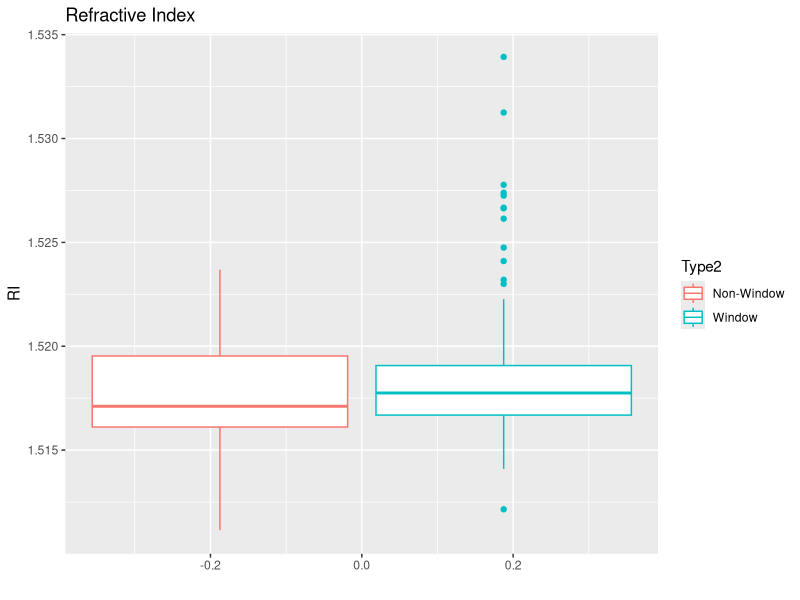
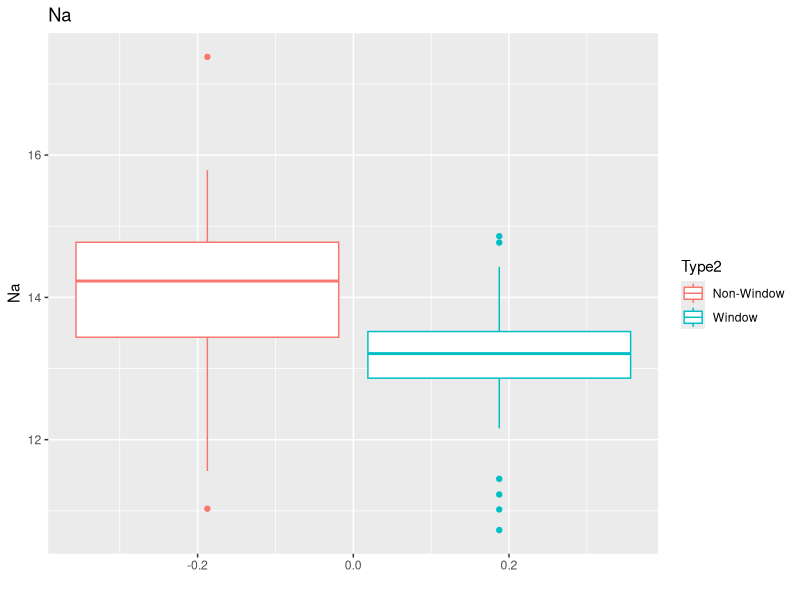
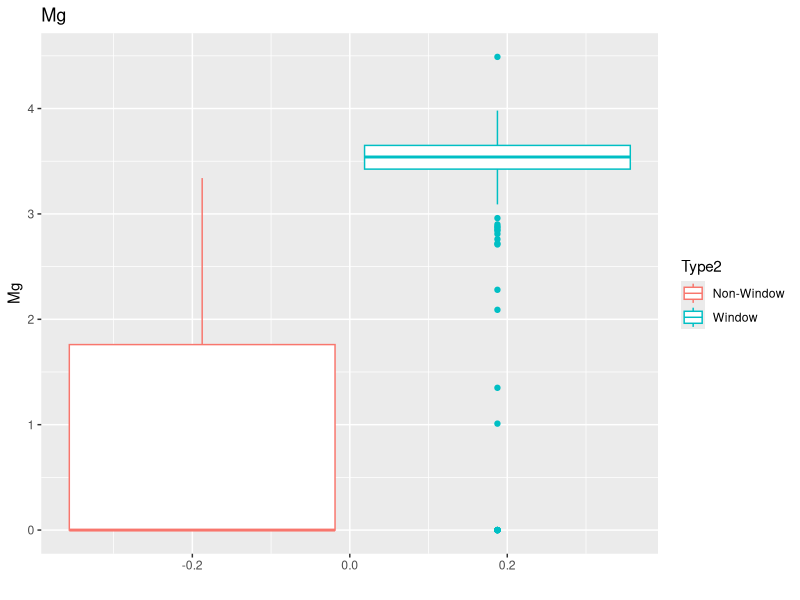
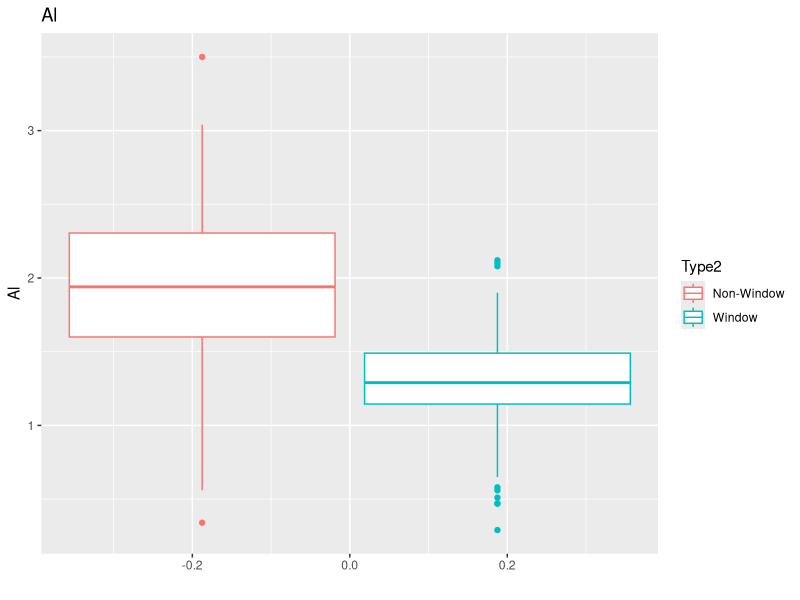
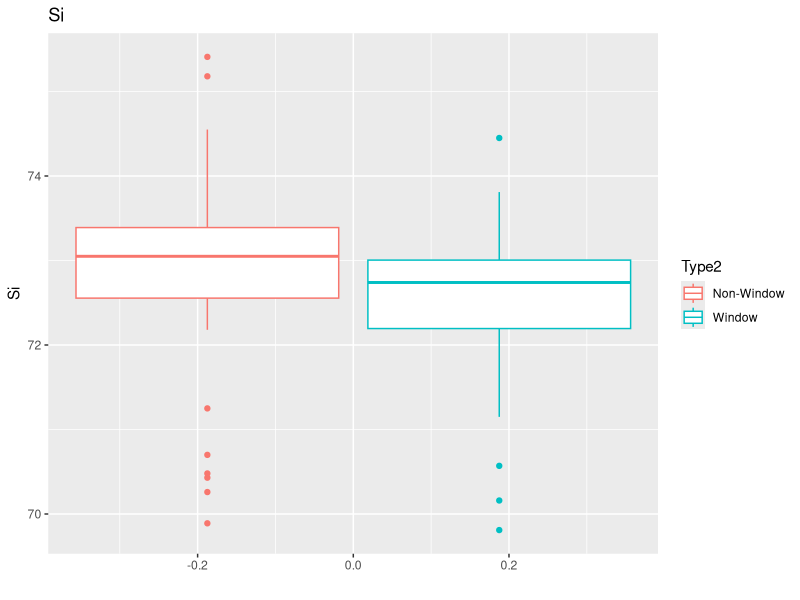
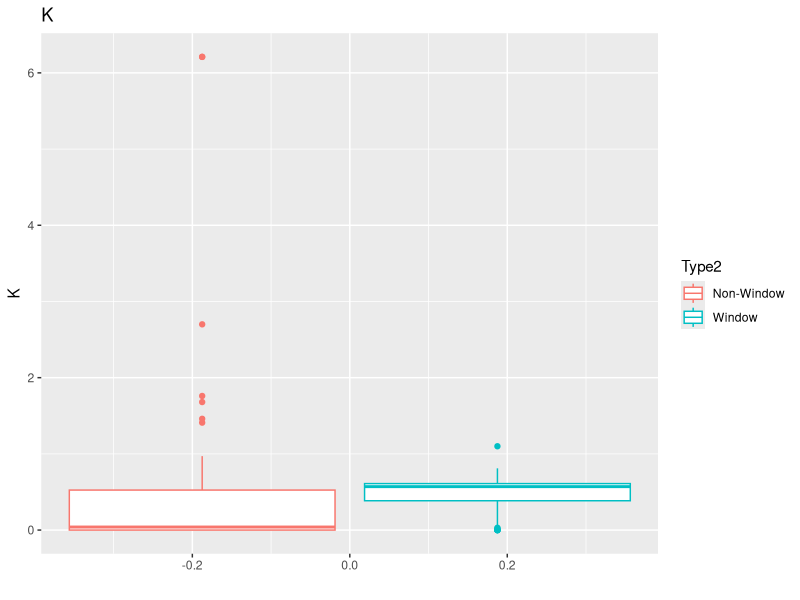
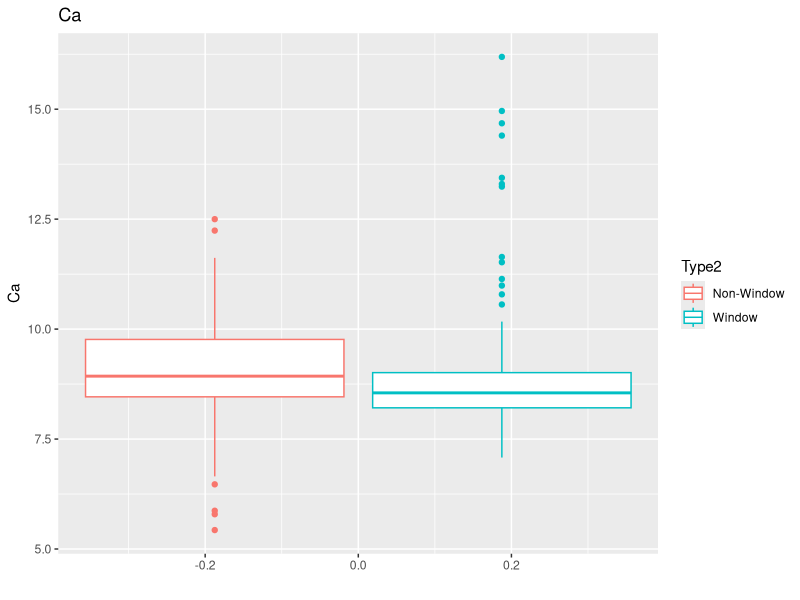
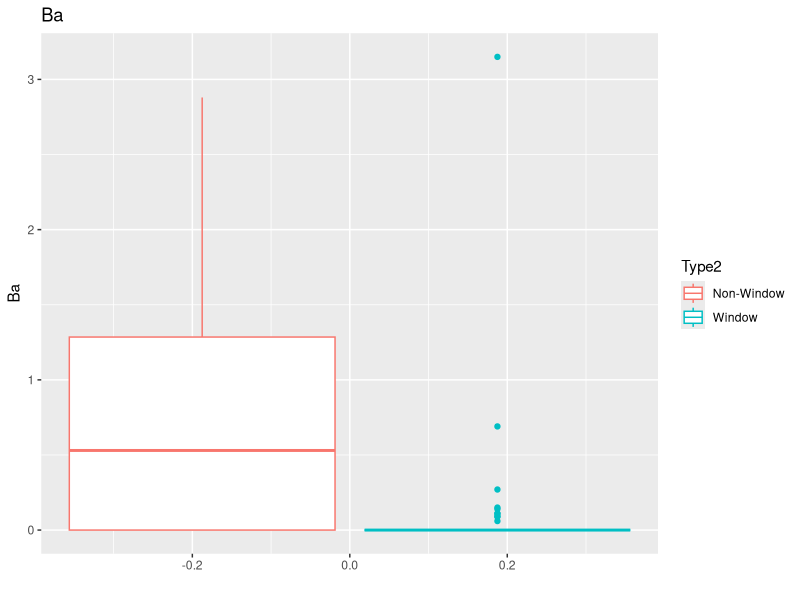

These charts were generated, in order, by the following R code:
## ---- chunk 1
knitr::opts_chunk$set(echo = TRUE)
## ---- chunk 2
library(mlbench)
data(Glass)
library(ggplot2)
library(class)
library(caret)
library(e1071)
library(dplyr)
## ---- chunk 3
Glass$Type2 <- as.factor(c(rep('Window', 163), rep('Non-Window', 51)))
## ---- chunk 4
qplot(data = Glass, y = RI, color = Type2, geom = "boxplot", main = "Refractive Index")
## ---- chunk 5
qplot(data = Glass, y = Na, color = Type2, geom = "boxplot", main = "Na")
## ---- chunk 6
qplot(data = Glass, y = Mg, color = Type2, geom = "boxplot", main = "Mg")
## ---- chunk 7
qplot(data = Glass, y = Al, color = Type2, geom = "boxplot", main = "Al")
## ---- chunk 8
qplot(data = Glass, y = Si, color = Type2, geom = "boxplot", main = "Si")
## ---- chunk 9
qplot(data = Glass, y = K, color = Type2, geom = "boxplot", main = "K")
## ---- chunk 10
qplot(data = Glass, y = Ca, color = Type2, geom = "boxplot", main = "Ca")
## ---- chunk 11
qplot(data = Glass, y = Ba, color = Type2, geom = "boxplot", main = "Ba")
## ---- chunk 12
qplot(data = Glass, y = Fe, color = Type2, geom = "boxplot", main = "Fe")
## ---- chunk 13
set.seed(42)
# Stratified sampling
test <- createDataPartition(Glass$Type2, p=0.25, list = FALSE)

pred_knn <- knn(train = Glass[-test, "Mg", drop = FALSE],
                test = Glass[test, "Mg", drop = FALSE],
                
                cl = Glass[-test, "Type2"],
                k = 1)

table(pred_knn, Real = Glass[test, "Type2"])
mean(pred_knn == Glass[test, "Type2"])
## ---- chunk 14
set.seed(42)

trControl <- trainControl(method  = "cv",
                          number  = 12,
                          savePredictions = TRUE)
fit <- train(Type2 ~ Mg,
             method     = "knn",
             tuneGrid   = expand.grid(k = 1:20),
             trControl  = trControl,
             metric     = "Accuracy",
             data       = Glass)
## ---- chunk 15
fit
## ---- chunk 16
plot(fit)
## ---- chunk 17
Sensitivity = NULL
Specifity = NULL
Precision = NULL
for(i in 1:20){
  one <- fit$pred %>% filter(k == i)
  Sensitivity <- c(Sensitivity, confusionMatrix(one$obs, one$pred)$byClass[1])
  Specifity <- c(Specifity, confusionMatrix(one$obs, one$pred)$byClass[2])
  Precision <- c(Precision, confusionMatrix(one$obs, one$pred)$byClass[5])
}
confusion <- data.frame(Sensitivity, Specifity, Precision, k = (1:20))
## ---- chunk 18
confusion
## ---- chunk 19
ggplot(confusion, aes(x = k, y = Sensitivity)) +
  geom_line()
## ---- chunk 20
ggplot(confusion, aes(x = k, y =  Specifity)) +
  geom_line()
## ---- chunk 21
ggplot(confusion, aes(x = k, y = Precision)) +
  geom_line()
## ---- chunk 22
set.seed(42)
pred_knn <- knn(train = Glass[-test, c("Mg","Al","Ba")],
                test = Glass[test, c("Mg","Al","Ba")],
                
                cl = Glass[-test, "Type2"],
                k = 1)

table(pred_knn, Real = Glass[test, "Type2"])
mean(pred_knn == Glass[test, "Type2"])
## ---- chunk 23
set.seed(42)

trControl <- trainControl(method  = "cv",
                          number  = 12,
                          savePredictions = TRUE)

fit <- train(Type2 ~ Mg + Al + Ba,
             method     = "knn",
             tuneGrid   = expand.grid(k = 1:20),
             trControl  = trControl,
             metric     = "Accuracy",
             data       = Glass)
## ---- chunk 24
fit
## ---- chunk 25
plot(fit)
## ---- chunk 26
Sensitivity = NULL
Specifity = NULL
Precision = NULL
for(i in 1:20){
  one <- fit$pred %>% filter(k == i)
  Sensitivity <- c(Sensitivity, confusionMatrix(one$obs, one$pred)$byClass[1])
  Specifity <- c(Specifity, confusionMatrix(one$obs, one$pred)$byClass[2])
  Precision <- c(Precision, confusionMatrix(one$obs, one$pred)$byClass[5])
}
confusion <- data.frame(Sensitivity, Specifity, Precision, k = (1:20))
## ---- chunk 27
confusion
## ---- chunk 28
ggplot(confusion, aes(x = k, y = Sensitivity)) +
  geom_line()
## ---- chunk 29
ggplot(confusion, aes(x = k, y =  Specifity)) +
  geom_line()
## ---- chunk 30
ggplot(confusion, aes(x = k, y = Precision)) +
  geom_line()
## ---- chunk 31
set.seed(42)
pred_knn <- knn(train = Glass[-test, c("RI","Na","Mg" ,"Al","Si", "K", "Ca","Ba","Fe")],
                test = Glass[test, c("RI","Na","Mg" ,"Al","Si", "K", "Ca","Ba","Fe")],
                
                cl = Glass[-test, "Type2"],
                k = 1)

table(pred_knn, Real = Glass[test, "Type2"])
mean(pred_knn == Glass[test, "Type2"])
## ---- chunk 32
set.seed(42)

trControl <- trainControl(method  = "cv",
                          number  = 12, 
                          savePredictions = TRUE)

fit <- train(Type2 ~ RI + Na + Mg + Al + Si + K + Ca + Ba + Fe,
             method     = "knn",
             tuneGrid   = expand.grid(k = 1:20),
             trControl  = trControl,
             metric     = "Accuracy",
             data       = Glass)
fit
## ---- chunk 33
plot(fit)
## ---- chunk 34
Sensitivity = NULL
Specifity = NULL
Precision = NULL
for(i in 1:20){
  one <- fit$pred %>% filter(k == i)
  Sensitivity <- c(Sensitivity, confusionMatrix(one$obs, one$pred)$byClass[1])
  Specifity <- c(Specifity, confusionMatrix(one$obs, one$pred)$byClass[2])
  Precision <- c(Precision, confusionMatrix(one$obs, one$pred)$byClass[5])
}
confusion <- data.frame(Sensitivity, Specifity, Precision, k = (1:20))
## ---- chunk 35
confusion
## ---- chunk 36
ggplot(confusion, aes(x = k, y = Sensitivity)) +
  geom_line()
## ---- chunk 37
ggplot(confusion, aes(x = k, y =  Specifity)) +
  geom_line()
## ---- chunk 38
ggplot(confusion, aes(x = k, y = Precision)) +
  geom_line()
## ---- chunk 39
pca.result <- prcomp(Glass[-test,-c(10:11)], scale=T)
train.pca <- pca.result$x
test.pca <- predict(pca.result, Glass[test,-c(10:11)])

k <- NULL
accuracy <- NULL
set.seed(42)
for (i in 1:20){
  pred_knn <- knn(train.pca, test.pca, Glass[-test, "Type2"], k=i)
  accuracy <- c(accuracy, mean(pred_knn == Glass[test, "Type2"]))
  k <- c(k, i)
}
result <- data.frame('k' = k, 'Accuracy' = accuracy)

## ---- chunk 40
result
## ---- chunk 41
plot(result, type = 'l')
## ---- chunk 42
Sensitivity = NULL
Specifity = NULL
Precision = NULL
set.seed(42)
for (i in 1:20){
  pred_knn <- knn(train.pca, test.pca, Glass[-test, "Type2"], k=i)
  actual <- Glass[test, "Type2"]
  Sensitivity <- c(Sensitivity, confusionMatrix(actual, pred_knn)$byClass[1])
  Specifity <- c(Specifity, confusionMatrix(actual, pred_knn)$byClass[2])
  Precision <- c(Precision, confusionMatrix(actual, pred_knn)$byClass[5])
}
confusion <- data.frame(Sensitivity, Specifity, Precision, k = (1:20))
## ---- chunk 43
confusion
## ---- chunk 44
ggplot(confusion, aes(x = k, y = Sensitivity)) +
  geom_line()
## ---- chunk 45
ggplot(confusion, aes(x = k, y =  Specifity)) +
  geom_line()
## ---- chunk 46
ggplot(confusion, aes(x = k, y = Precision)) +
  geom_line()
## ---- chunk 47
data.frame('Model' = c('Mg','Mg + Al + Ba','All predictors','PCA' ), 'Accuracy'= c(0.9208806,  0.9394278,  0.9582187, 0.9259259), 
           'Sensitivity'= c(0.7833333, 0.8653846, 0.9200000,  0.8000000), 
           'Specifity'= c(0.9740260, 0.9629630, 0.9695122, 0.9743590 ), 'Precision'= c(0.9215686, 0.8823529, 0.9019608,0.9230769))
## ---- chunk 48
glm_fit_ri <- glm(Type2 ~ RI, data = Glass,
                  family = "binomial")
summary(glm_fit_ri)
## ---- chunk 49
glm_fit_na <- glm(Type2 ~ Na, data = Glass,
                  family = "binomial")
summary(glm_fit_na)
## ---- chunk 50
glm_fit_mg <- glm(Type2 ~ Mg, data = Glass,
                  family = "binomial")
summary(glm_fit_mg)
## ---- chunk 51
glm_fit_al <- glm(Type2 ~ Al, data = Glass,
                  family = "binomial")
summary(glm_fit_al)
## ---- chunk 52
glm_fit_si <- glm(Type2 ~ Si, data = Glass,
                  family = "binomial")
summary(glm_fit_si)
## ---- chunk 53
glm_fit_k <- glm(Type2 ~ K, data = Glass,
                  family = "binomial")
summary(glm_fit_k)
## ---- chunk 54
glm_fit_ca <- glm(Type2 ~ Ca, data = Glass,
                  family = "binomial")
summary(glm_fit_ca)
## ---- chunk 55
glm_fit_ba <- glm(Type2 ~ Ba, data = Glass,
                  family = "binomial")
summary(glm_fit_ba)
## ---- chunk 56
glm_fit_fe <- glm(Type2 ~ Fe, data = Glass,
                  family = "binomial")
summary(glm_fit_fe)
## ---- chunk 57
glm_fit_all <- glm(Type2 ~ RI + Na + Mg + Al + Si + K + Ca + Ba + Fe , data = Glass,
                  family = "binomial")
summary(glm_fit_all)
## ---- chunk 58
glm_fit_best <- glm(Type2 ~ Mg + Al + Na , data = Glass,
                  family = "binomial")
summary(glm_fit_best)
## ---- chunk 59
one <- Glass$Mg^2
two <-  Glass$Al^2
three <- Glass$Na^2

glm_fit_transf <- glm(Type2 ~ one + two + three , data = Glass,
                    family = "binomial")
summary(glm_fit_transf)
## ---- chunk 60
set.seed(42)
Glass$Mg <- Glass$Mg^2
Glass$Al <-  Glass$Al^2
Glass$Na <- Glass$Na^2

glm_fit_transf_2 <- glm(Type2 ~ Mg + Al + Na , data = Glass[-test,],
                    family = "binomial")
pred_glm <- predict(glm_fit_transf_2, type = "response", newdata = Glass[test, ]) > .5
table(pred_glm, Real = Glass[test, 11])
## ---- chunk 61
50/54
